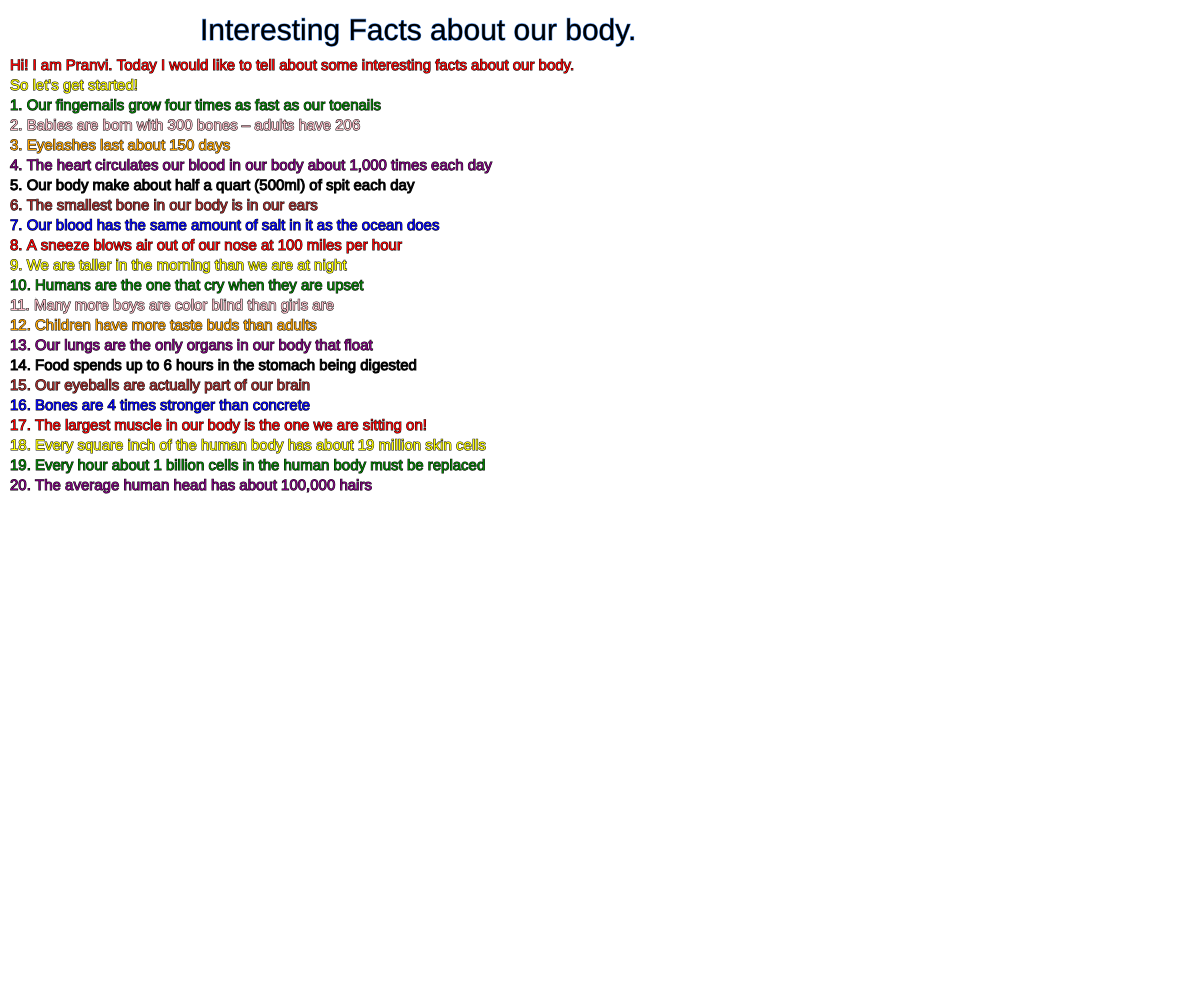
Frame 1 (no input)
Frame 60 (no input): identical to frame 1, image omitted
Frame 120 (the mouse pressed at the canvas centre since frame 60): identical to frame 1, image omitted

The p5.js sketch that drew this single still picture (run headless with seeded random() and noise() and a simulated clock; from frame 60 on, the mouse is pressed at the canvas centre):

// p5.js sketch
// ── sketch.js
function setup() {
  createCanvas(windowWidth, windowHeight);
}

function draw() {
  background("white");
  
  fill("black");
  stroke(65, 135, 232);
  textSize(30);
  text("Interesting Facts about our body.",200,40);
  
  fill("red");
  stroke(8);
  textSize(15);
  text("Hi! I am Pranvi. Today I would like to tell about some interesting facts about our body.",10,70);
  
  fill("yellow");
  stroke(8);
  textSize(15);
  text("So let's get started!",10,90);
  
  fill("green");
  stroke(8);
  textSize(15);
  text("1. Our fingernails grow four times as fast as our toenails",10,110);
  
  fill("pink");
  stroke(8);
  textSize(15);
  text("2. Babies are born with 300 bones – adults have 206",10,130);
  
  fill("orange");
  stroke(8);
  textSize(15);
  text("3. Eyelashes last about 150 days",10,150);
  
  fill("purple");
  stroke(8);
  textSize(15);
  text("4. The heart circulates our blood in our body about 1,000 times each day",10,170); 
  
  fill("black");
  stroke(8);
  textSize(15);
  text("5. Our body make about half a quart (500ml) of spit each day",10,190);
  
  fill("brown");
  stroke(8);
  textSize(15);
  text("6. The smallest bone in our body is in our ears",10,210);
  
  fill("blue");
  stroke(8);
  textSize(15);
  text("7. Our blood has the same amount of salt in it as the ocean does",10,230);
  
  fill("red");
  stroke(8);
  textSize(15);
  text("8. A sneeze blows air out of our nose at 100 miles per hour",10,250);
  
  fill("yellow");
  stroke(8);
  textSize(15);
  text("9. We are taller in the morning than we are at night",10,270);  
  
  fill("green");
  stroke(8);
  textSize(15);
  text("10. Humans are the one that cry when they are upset",10,290);
  
  fill("pink");
  stroke(8);
  textSize(15);
  text("11. Many more boys are color blind than girls are",10,310);
  
  fill("orange");
  stroke(8);
  textSize(15);
  text("12. Children have more taste buds than adults",10,330);  
  
  fill("purple");
  stroke(8);
  textSize(15);
  text("13. Our lungs are the only organs in our body that float",10,350);  
  
  fill("black");
  stroke(8);
  textSize(15);
  text("14. Food spends up to 6 hours in the stomach being digested",10,370);  
  
  fill("brown");
  stroke(8);
  textSize(15);
  text("15. Our eyeballs are actually part of our brain",10,390);  
  
  fill("blue")
  stroke(8);
  textSize(15);
  text("16. Bones are 4 times stronger than concrete",10,410);  
  
  fill("red");
  stroke(8);
  textSize(15);
  text("17. The largest muscle in our body is the one we are sitting on!",10,430);
  
  fill("yellow");
  stroke(8);
  textSize(15);
  text("18. Every square inch of the human body has about 19 million skin cells",10,450);  
  
  fill("green");
  stroke(8);
  textSize(15);
  text("19. Every hour about 1 billion cells in the human body must be replaced",10,470);  
  
  fill("purple");
  stroke(8);
  textSize(15);
  text("20. The average human head has about 100,000 hairs",10,490); 

}
